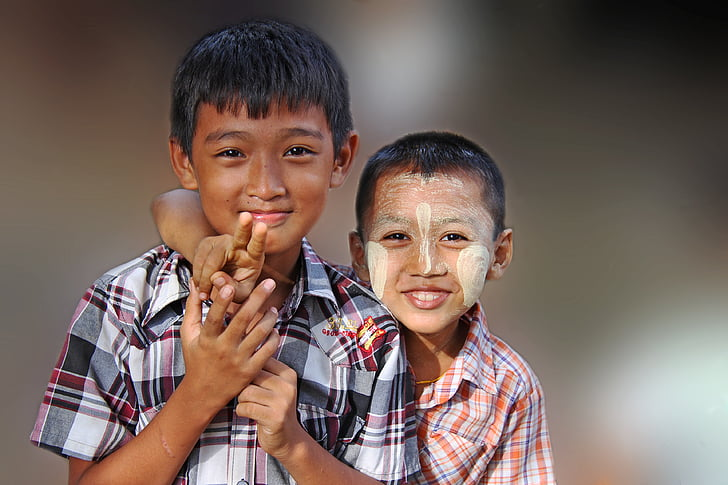
//> input picture 7º Periodo Computacao/Processamento de Imagens/programas/prova2/Detecção de Face e Olhos/boys.jpg, 728 x 485 px, given in place of the camera
$ ./Detecção_de_Face_e_Olhos_-_Pela_Webcam   (built with g++ and OpenCV 4)
//> lines starting //> are read from the running program, lines starting //| are printed output that depends on the picture; after the words box and inside, x2 and y2 are one past the last pixel; in counts of white or black regions, pixels touching at a corner belong together
#include "opencv2/opencv.hpp"
#include "opencv2/objdetect.hpp"
#include "opencv2/highgui.hpp"
#include "opencv2/imgproc.hpp"
#include <iostream>

using namespace std;
using namespace cv;

//protótipo da função detectAndDraw
void detectAndDraw(Mat& img, CascadeClassifier& cascade, CascadeClassifier& nestedCascade, double scale);

string cascadeName, nestedCascadeName;

int main(int argc, const char** argv)
{
    //possibilita a detecção de face pela webcam
    VideoCapture capture;
    Mat frame, image;

    //Classificadores
    CascadeClassifier cascade, nestedCascade;
    double scale = 1;

    //Carrega o classificador de olhos
    nestedCascade.load("C:/opencv/sources/data/haarcascades/haarcascade_eye.xml");

    //Carrega o classificador de face
    cascade.load("C:/opencv/sources/data/haarcascades/haarcascade_frontalface_default.xml");

    //detecção de face e olhos pela webcam
    capture.open(0);
    if (capture.isOpened())
    {
        //Captura o frame atual
        while (1)
        {
            capture >> frame;
//> frame is the input picture: 485 rows x 728 cols, CV_8UC3; mean B, G, R 95.4, 102.4, 120.6
            if (frame.empty())
                break;
            Mat frame1 = frame.clone();

            //faz a chamada da função de detecta e desenha na imagem
            detectAndDraw(frame1, cascade, nestedCascade, scale);

            char c = (char)waitKey(10);

            //teclas para encerrar a captura
            if (c == 27 || c == 'q' || c == 'Q')
                break;
        }
    }
    else
        cout << "Erro ao abrir a câmera";

    return 0;
}

void detectAndDraw(Mat& img, CascadeClassifier& cascade, CascadeClassifier& nestedCascade, double scale) {
//> called with scale = 1
    vector<Rect> faces, faces2;
    Mat gray, smallImg;

    //Converte para Grayscale
    cvtColor(img, gray, COLOR_BGR2GRAY);
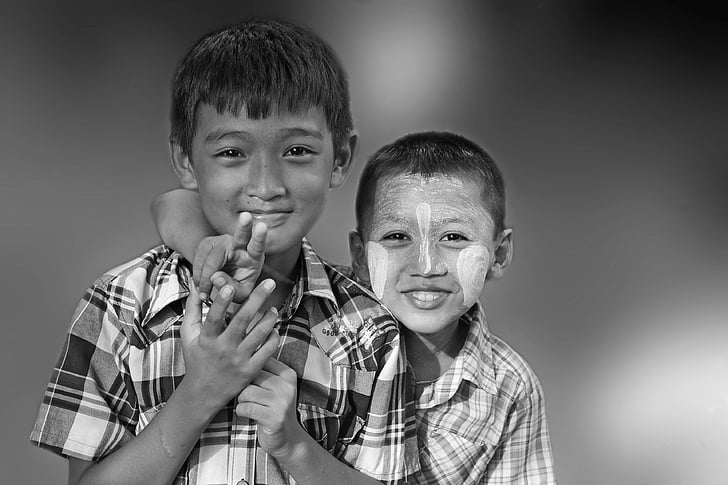
//> gray: 485 rows x 728 cols, CV_8UC1; min 0, max 255, mean 107.1
    double fx = 1 / scale;

    //Redimensiona a imagem
    resize(gray, smallImg, Size(), fx, fx, INTER_LINEAR);
    equalizeHist(smallImg, smallImg);
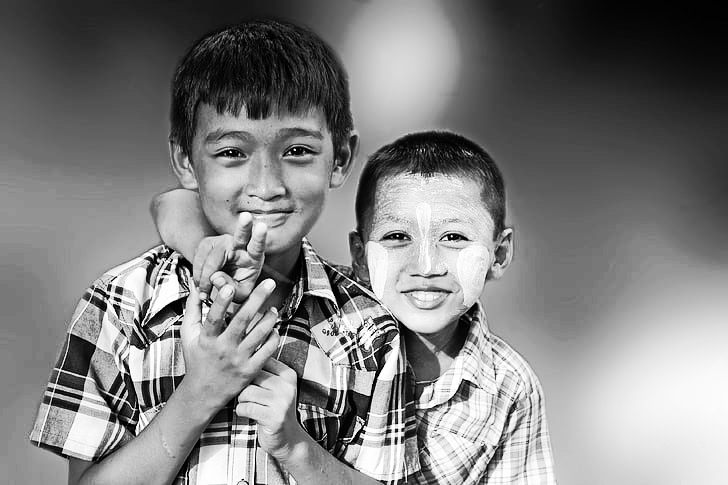
//> smallImg: 485 rows x 728 cols, CV_8UC1; min 0, max 255, mean 128.2

    //detecta as faces utilizando o classificador
    cascade.detectMultiScale(smallImg, faces, 1.2, 5, 0 | CASCADE_SCALE_IMAGE, Size(30, 30));
//> faces = 2 Rects (x, y, width, height): [349, 177, 155, 155], [185, 87, 168, 168]

    //desenha círculos nas faces
    for (size_t i = 0; i < faces.size(); i++)
    {
        Rect r = faces[i];
        Mat smallImgROI;
        vector<Rect> nestedObjects;
        Point center;
        //cor do círculo
        Scalar color = Scalar(255, 0, 0);
        int radius;

        double aspect_ratio = (double)r.width / r.height;
        if (0.75 < aspect_ratio && aspect_ratio < 1.3)
        {
            center.x = cvRound((r.x + r.width * 0.5) * scale);
            center.y = cvRound((r.y + r.height * 0.5) * scale);
            radius = cvRound((r.width + r.height) * 0.25 * scale);
            circle(img, center, radius, color, 3, 8, 0);
        }
        else
            rectangle(img, Point(cvRound(r.x * scale), cvRound(r.y * scale)),
                Point(cvRound((r.x + r.width - 1) * scale),
                    cvRound((r.y + r.height - 1) * scale)), color, 3, 8, 0);
        if (nestedCascade.empty())
            continue;

        smallImgROI = smallImg(r);

        //detecta os olhos nas faces
        nestedCascade.detectMultiScale(smallImgROI, nestedObjects, 1.2, 5,
            0 | CASCADE_SCALE_IMAGE, Size(30, 30));

        //desenha círculos nos olhos
        for (size_t j = 0; j < nestedObjects.size(); j++)
        {
            Rect nr = nestedObjects[j];
            center.x = cvRound((r.x + nr.x + nr.width * 0.5) * scale);
            center.y = cvRound((r.y + nr.y + nr.height * 0.5) * scale);
            radius = cvRound((nr.width + nr.height) * 0.25 * scale);
            circle(img, center, radius, Scalar(0, 255, 255), 3, 8, 0);
        }
    }
//> this loop made 2 passes
//> (r, aspect_ratio, radius) on passes 1 to 2: (Rect(349, 177, 155, 155), 1, 20), (Rect(185, 87, 168, 168), 1, 26)
//> pass 1, in detectAndDraw, `smallImgROI = smallImg(r);`:
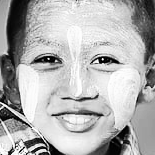
//> smallImgROI: 155 rows x 155 cols, CV_8UC1; min 0, max 255, mean 176.6
//> pass 2, in detectAndDraw, `smallImgROI = smallImg(r);`:
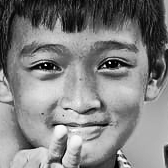
//> smallImgROI: 168 rows x 168 cols, CV_8UC1; min 0, max 255, mean 129.9
//> after the loop:
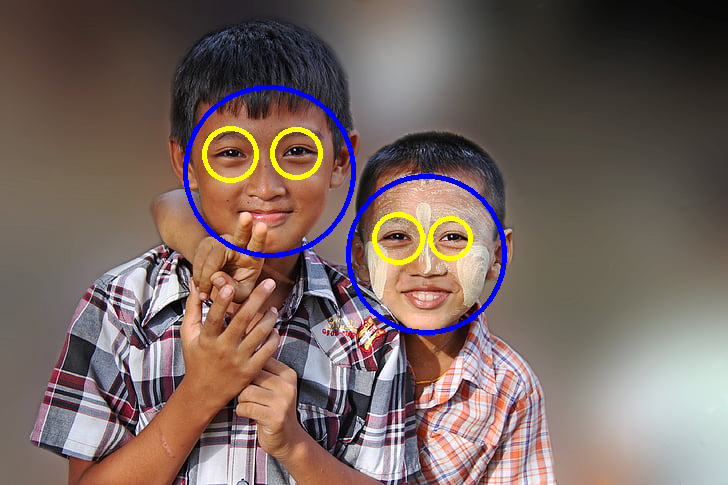
//> img: 485 rows x 728 cols, CV_8UC3; 2.24% of pixels changed, all inside (x1, y1, x2, y2) = (183, 85, 507, 335)
//> the 'q' key is pressed

    //exibe a imagem com os circulos nas faces e nos olhos
    imshow("Imagem processada", img);
}
